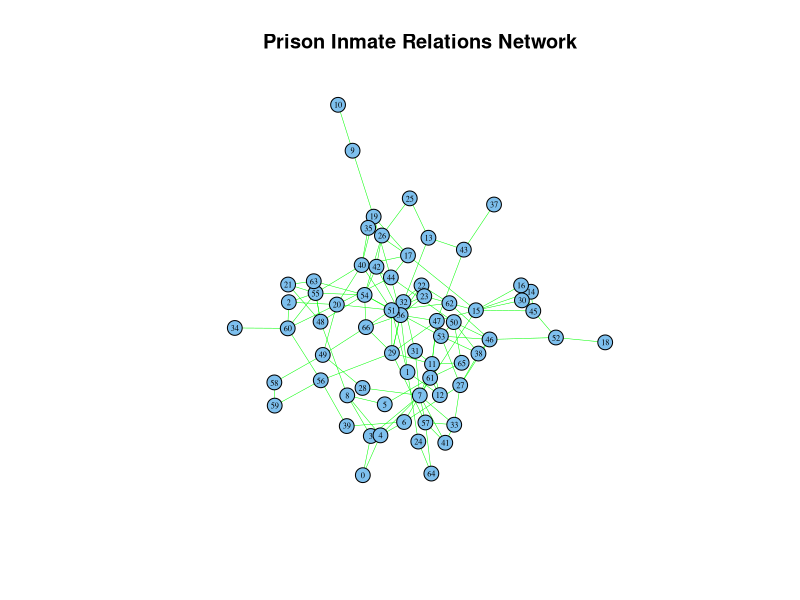
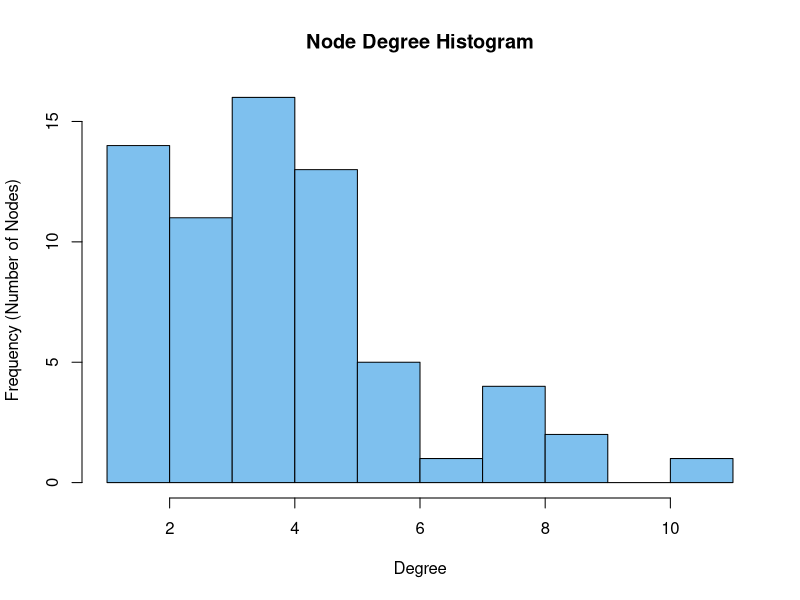
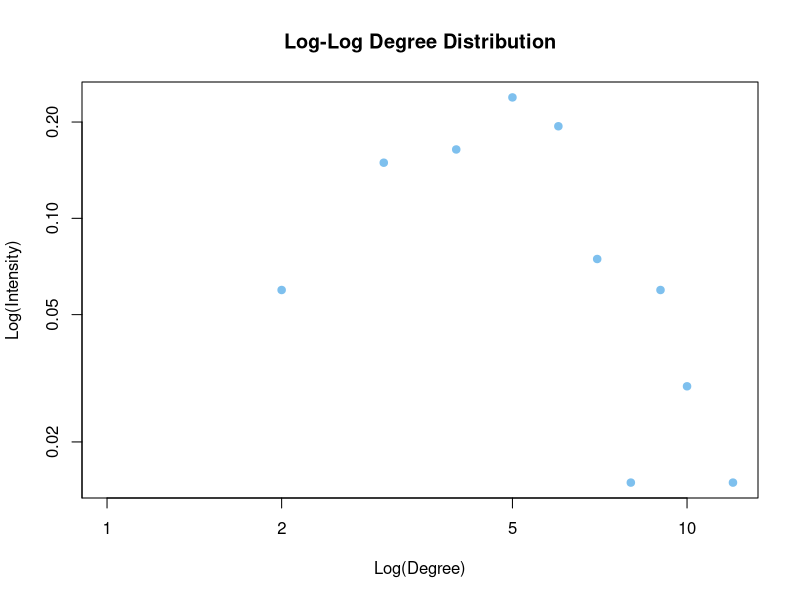
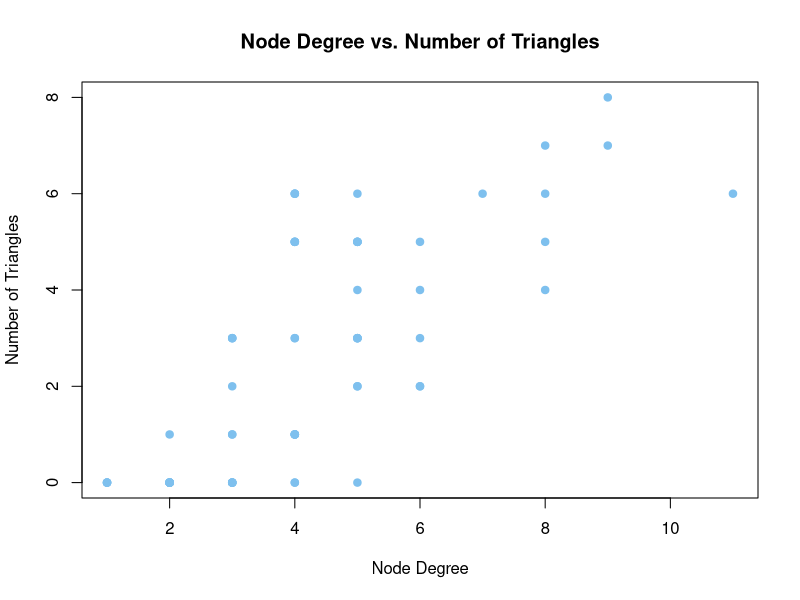
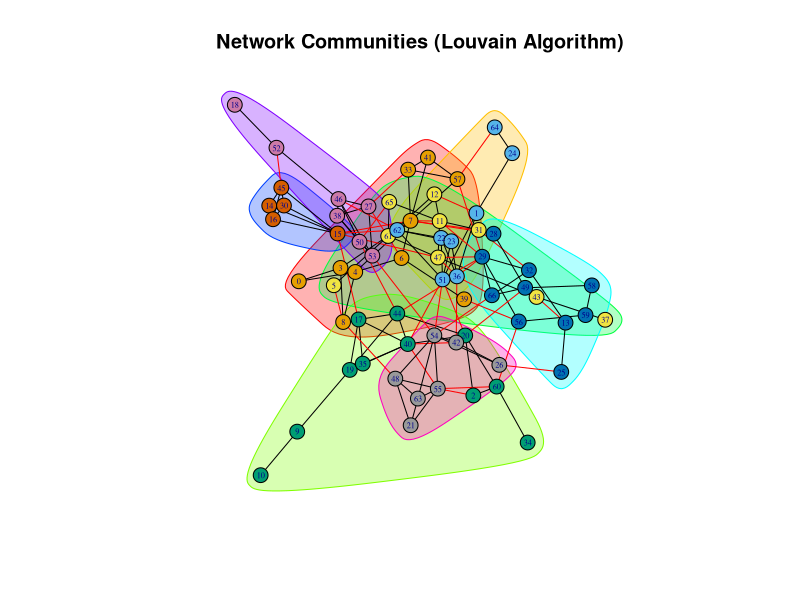

Here is the R script that generated these plots, in order:
# ===================================================================
# SOCIAL NETWORK ANALYSIS OF A MALE PRISON POPULATION
# Project: Data Analysis Portfolio
# Dataset: MacRae J. (1960)
# Author: Luca Cardoni
# ===================================================================


# -- INITIAL SETUP --

# Load required libraries for the analysis
library(igraph)
library(Matrix)


# -- DATA IMPORT AND GRAPH CREATION --

# Load nodes and edges from CSV files
  # !! Ensure these files are located in the "data" subfolder
nodes <- read.csv("data/nodes.csv", header = TRUE, as.is = TRUE)
edges <- read.csv("data/edges.csv", header = TRUE, as.is = TRUE)

# Create an undirected graph object using the igraph package
  # d = defines the connections (links)
  # vertices = defines the individual prisoners
Graph <- graph_from_data_frame(d = edges, directed = FALSE, vertices = nodes)


# -- INITIAL NETWORK VISUALIZATION --

# Generate a basic plot of the network for a first visual inspection
plot(Graph,
     vertex.color = "skyblue2",
     vertex.size = 8,
     vertex.label.color = "black",
     vertex.label.cex = 0.5,   # Adjust label text size
     edge.color="green",
     edge.width = 0.5,
     main = "Prison Inmate Relations Network")


# -- GLOBAL NETWORK METRICS --

cat("--- Global Network Metrics ---\n")

# Check that the network is connected and there aren't isolated subgroups
connection <- is.connected(Graph)
cat("Is the graph connected?", connection, "\n")

# Calculate the clustering coefficient (transitivity)
clustering_coeff <- transitivity(Graph)
cat("Global Clustering Coefficient:", round(clustering_coeff, 3), "\n")

# Calculate network density measurement
net_density <- edge_density(Graph)
cat("Network Density:", round(net_density, 3), "\n")

# Cardinality of nodes and edges
num_nodes <- vcount(Graph)
num_edges <- ecount(Graph)
cat("Number of nodes (inmates):", num_nodes, "\n")
cat("Number of edges (relations):", num_edges, "\n\n")


# -- DEGREE DISTRIBUTION ANALYSIS --

# Calculate the degree for each node (number of connections)
degree(Graph)

# Create a histogram of nodes degree frequencies
hist(degree(Graph),
     main = "Node Degree Histogram",
     xlab = "Degree",
     ylab = "Frequency (Number of Nodes)",
     col = "skyblue2")

# Create a log-log plot to analyze the degree distribution
# This type of plot helps identify scale-free network properties
plot(degree.distribution(Graph), log = "xy",
     main = "Log-Log Degree Distribution",
     xlab = "Log(Degree)",
     ylab = "Log(Intensity)",
     col = "skyblue2",
     pch = 19)


# -- COHESIVE SUBGROUP ANALYSIS (CLIQUES) --

cat("--- Cohesive Subgroup Analysis (Cliques) ---\n")

# Find the size of the largest clique in the graph
max_clique_size <- clique_num(Graph)
cat("Size of the largest clique:", max_clique_size, "\n")

# Find the nodes forming the largest clique
max_clique_nodes <- largest_cliques(Graph)
cat("Nodes in the largest clique:", unlist(max_clique_nodes[1]), "\n")


# -- NODE METRICS CORRELATION --

cat("--- Node Metrics Correlation ---\n")

# Correlate node degree with its clustering coefficient
# This checks if highly-connected nodes are part of tightly-knit groups
cor_degree_clustering <- cor(nodes$degree, nodes$clustering, use = "complete.obs")
cat("Correlation between Degree and Clustering:", round(cor_degree_clustering, 3), "\n")

# Correlate node degree with its number of triangles
# This checks if highly-connected nodes participate in more 3-person relations circles
cor_degree_triangles <- cor(nodes$degree, nodes$triangles)
cat("Correlation between Degree and Triangles:", round(cor_degree_triangles, 3), "\n")

# Create a scatter plot to show the strong positive correlation between the nodes degree and the number of triangles
plot(nodes$degree, nodes$triangles,
     main = "Node Degree vs. Number of Triangles",
     xlab = "Node Degree",
     ylab = "Number of Triangles",
     pch = 19,
     col = "skyblue2")


# -- CENTRALITY ANALYSIS --

cat("--- Centrality Analysis ---\n")

# Calculate key centrality measures to identify important nodes in the network

# Degree Centralization: Influence based on the number of direct connections
degree_centralization <- centr_degree(Graph, mode = "all", normalized = TRUE)$centralization   # normalized = TRUE allows for comparison across networks of different sizes
cat("Network Degree Centralization:", round(degree_centralization, 3), "\n")

# Closeness Centralization: Measures how close a node is to all other nodes
closeness_centralization <- centr_clo(Graph, mode = "all", normalized = TRUE)$centralization
cat("Network Closeness Centralization:", round(closeness_centralization, 3), "\n")

# Betweenness Centrality: Measures how often a node acts as a bridge on the shortest path between other nodes
betweenness_scores <- estimate_betweenness(Graph, directed = FALSE, cutoff = -1)

# Extract the top 3 nodes by betweenness
top_brokers <- names(head(sort(betweenness_scores, decreasing = TRUE), 3))
cat("Top 3 'broker' node IDs:", top_brokers, "\n")


# -- COMMUNITY DETECTION --

cat("--- Community Detection ---\n")

# Apply the Louvain algorithm for community detection (based on modularity optimization)
# This is a highly effective and popular method for finding community structures
communities_found <- cluster_louvain(Graph)

# Print the modularity score (a value > 0.4 usually indicates a good partition)
modularity_score <- modularity(communities_found)
cat("Modularity score:", round(modularity_score, 3), "\n")

# Print the number of communities found
num_communities <- length(communities_found)
cat("Number of communities detected:", num_communities, "\n")

# Visualize the graph with nodes colored according to their community membership
plot(communities_found, Graph,
     layout = layout_with_fr(Graph),
     vertex.size = 8,
     vertex.label.cex = 0.5,
     main = "Network Communities (Louvain Algorithm)")


# -- END OF SCRIPT --